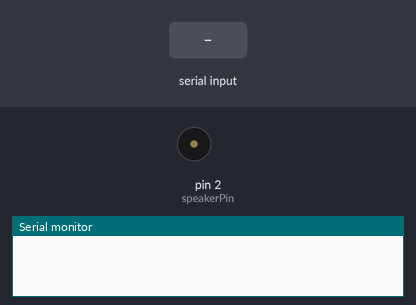
The sketch below on a simulated Arduino Uno, built with avr-gcc and run on an emulated ATmega328P. Parts: buzzer (waves = sounding), the last lines printed to the serial monitor. Inputs (shaded band) come from the test bench.

Above: at 1.2 s.
1.3 s: "LOOP_\n" received over Serial
At 1.6 s:
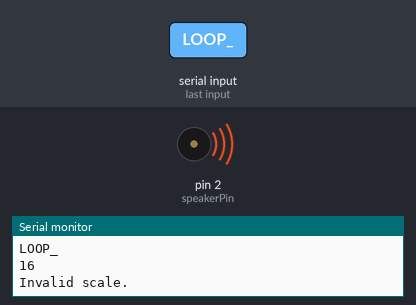
3.1 s: "pattern1\n" received over Serial
At 8.2 s:
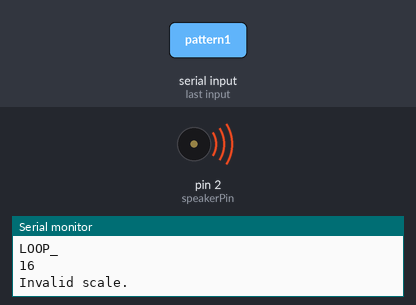
Timing chart, 0 to 12.1 s (numbered marks = the images above; inputs shaded):
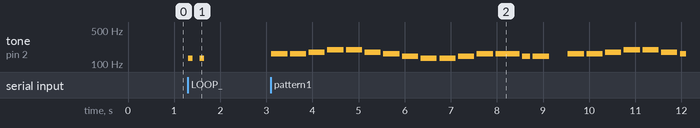

Measured:
- after the input at 1.3 s, tone on pin 2 (speakerPin): alternates 130 Hz for 0.10 s and silent for 0.15 s, 4 changes in all, then stays silent, starting at once
- after the input at 3.1 s, tone on pin 2 (speakerPin): plays 164 Hz for 0.35 s, 164 Hz for 0.35 s, 174 Hz for 0.35 s, 195 Hz for 0.35 s, 195 Hz for 0.35 s, 174 Hz for 0.35 s … (22 notes in this stretch), starting at once

The sketch:

Arduino_musicCore.ino
```cpp
#include <Arduino.h>

const int speakerPin = 2;

// スケールの名前と列挙体
const char* scaleNames[] = {
    "SCALE_G2",
    "SCALE_C3",
    // "SCALE_C_SHARP3",
    "SCALE_D3",
    "SCALE_D_SHARP3",
    "SCALE_E3",
    "SCALE_F3",
    "SCALE_F_SHARP3",
    "SCALE_G3",
    "SCALE_G_SHARP3",
    "SCALE_A3",
    "SCALE_A_SHARP3",
    "SCALE_B3",
    "SCALE_C4",
    "SCALE_D4",
    "SCALE_E4",
    "SCALE_G4",
    "SCALE_NONE"  // 追加
};

enum Scale {
    SCALE_G2,
    SCALE_C3,
    // SCALE_C_SHARP3,
    SCALE_D3,
    SCALE_D_SHARP3,
    SCALE_E3,
    SCALE_F3,
    SCALE_F_SHARP3,
    SCALE_G3,
    SCALE_G_SHARP3,
    SCALE_A3,
    SCALE_A_SHARP3,
    SCALE_B3,
    SCALE_C4,
    SCALE_D4,
    SCALE_E4,
    SCALE_G4,
    SCALE_NONE, // 追加
    SCALE_COUNT
};

const int frequencies[SCALE_COUNT] = {
    97.999, 130.813, /*138.591,*/ 146.832, 155.563, 164.814,
    174.614, 185.000, 195.998, 207.652, 220.000,
    233.082, 246.942, 261.626, 293.665, 329.628, 391.995,
    0 // SCALE_NONE の周波数は0に設定
};

void setup() {
    pinMode(speakerPin, OUTPUT);
    Serial.begin(9600);
}

void Sound(Scale scale, int length) {
    if (scale == SCALE_NONE) {
        delay(length); // 無音で指定された長さだけ待つ
        return; // 音を鳴らさない
    }
    int frequency = frequencies[scale];
    tone(speakerPin, frequency, length);
    delay(length + 50); // 音が鳴った後に少し待つ
}

void playPattern(const Scale* pattern, const int* lengths, int patternLength) {
    for (int i = 0; i < patternLength; i++) {
        Sound(pattern[i], lengths[i]);
        delay(5); // 各音の間に少しの間隔を置く
    }
}

bool isPlaying = false;

void playLoop(String arg) {

  Scale scale = SCALE_NONE;

  // 引数の文字列に基づいてスケールを設定
  for (int i = 0; i < SCALE_COUNT; i++) {
      if (arg == scaleNames[i]) {
          scale = static_cast<Scale>(i);
          break;
      }
  }

  Serial.println(scale);
  // tone関数で音を鳴らす
  if (scale != SCALE_NONE) {
      int frequency = frequencies[scale]; // 対応する周波数を取得
      // Serial.println(isPlaying);
      while (isPlaying) {
        // Serial.println(frequency);
        tone(speakerPin, frequency);
        String command = Serial.readStringUntil('\n');
        command.trim();
        if (command == "STOP") {
          // Serial.println("STOP");
          isPlaying = false;
          noTone(speakerPin);
          return;
        };
      };
  } else {
      Serial.println("Invalid scale.");
      Sound(SCALE_C3, 100);
      delay(100);
      Sound(SCALE_C3, 100);
  }
};

void loop() {
    if (Serial.available()) {
        String command = Serial.readStringUntil('\n');
        command.trim();
        if (command.indexOf("LOOP_") == 0) {
          String argument = command.substring(5);
          isPlaying = true;
          Serial.println(command);
          playLoop(argument);
        };

        // 鍵盤の音を再生
        int commaIndex = command.indexOf(',');
        if (commaIndex != -1) {
            String note = command.substring(0, commaIndex);
            int length = command.substring(commaIndex + 1).toInt();

            for (int i = 0; i < SCALE_COUNT; i++) {
                if (note == scaleNames[i]) {
                    Sound((Scale)i, length);
                    break;
                }
            }
        } else if (command == "pattern1") {
            const Scale pattern1[] = {
                SCALE_E3, SCALE_E3, SCALE_F3, SCALE_G3, SCALE_G3, SCALE_F3, SCALE_E3, SCALE_D3,
                SCALE_C3, SCALE_C3, SCALE_D3, SCALE_E3, SCALE_E3, SCALE_D3, SCALE_D3, SCALE_NONE,
                SCALE_E3, SCALE_E3, SCALE_F3, SCALE_G3, SCALE_G3, SCALE_F3, SCALE_E3, SCALE_D3,
                SCALE_C3, SCALE_C3, SCALE_D3, SCALE_E3, SCALE_D3, SCALE_C3, SCALE_C3, SCALE_NONE,
                SCALE_D3, SCALE_D3, SCALE_E3, SCALE_C3, SCALE_D3, SCALE_E3, SCALE_F3, SCALE_E3, SCALE_C3,
                SCALE_D3, SCALE_E3, SCALE_F3, SCALE_E3, SCALE_D3, SCALE_C3, SCALE_D3, SCALE_G2,
                SCALE_E3, SCALE_E3, SCALE_F3, SCALE_G3, SCALE_G3, SCALE_F3, SCALE_E3, SCALE_D3,
                SCALE_C3, SCALE_C3, SCALE_D3, SCALE_E3, SCALE_D3, SCALE_C3, SCALE_C3, SCALE_NONE,
            };
            const int lengths1[] = {
              350, 350, 350, 350, 350, 350, 350, 350,
              350, 350, 350, 350, 525, 175, 350, 350,
              350, 350, 350, 350, 350, 350, 350, 350,
              350, 350, 350, 350, 525, 175, 350, 350,
              350, 350, 350, 350, 350, 175, 175, 350, 350,
              350, 175, 175, 350, 350, 350, 350, 393.75,
              350, 350, 350, 350, 350, 350, 350, 350,
              350, 350, 350, 350, 525, 175, 350, 350,
              };
            playPattern(pattern1, lengths1, sizeof(pattern1) / sizeof(pattern1[0]));
        } else if (command == "pattern2") {
            const Scale pattern2[] = {
                SCALE_D3, SCALE_F3, SCALE_G3, SCALE_G3, SCALE_A3, SCALE_A3, SCALE_NONE, // 7
                SCALE_A3, SCALE_C4, SCALE_D4, SCALE_G3, SCALE_F3, SCALE_A3, SCALE_NONE, // 7
                SCALE_D3, SCALE_F3, SCALE_G3, SCALE_G3, SCALE_A3, SCALE_A3, SCALE_NONE, // 7
                SCALE_A3, SCALE_A_SHARP3, SCALE_A3, SCALE_G3, SCALE_F3, SCALE_F3, SCALE_NONE, // 7
                SCALE_D3, SCALE_F3, SCALE_G3, SCALE_G3, SCALE_A3, SCALE_A3, SCALE_NONE, // 7
                SCALE_A3, SCALE_C4, SCALE_D4, SCALE_G3, SCALE_F3, SCALE_G3, SCALE_NONE, // 7
                SCALE_D3, SCALE_F3, SCALE_A_SHARP3, SCALE_A3, SCALE_G3, SCALE_F3, SCALE_G3, SCALE_A3, SCALE_E3, SCALE_C3, SCALE_D3, SCALE_NONE,
                SCALE_D3, SCALE_F3, SCALE_G3, SCALE_G3, SCALE_A3, SCALE_A3, SCALE_NONE,
                SCALE_A3, SCALE_C4, SCALE_D4, SCALE_G3, SCALE_F3, SCALE_A3, SCALE_NONE,
                SCALE_D3, SCALE_F3, SCALE_G3, SCALE_G3, SCALE_A3, SCALE_A3, SCALE_NONE,
                SCALE_A3, SCALE_A_SHARP3, SCALE_A3, SCALE_G3, SCALE_F3, SCALE_F3, SCALE_NONE,
                SCALE_D3, SCALE_F3, SCALE_G3, SCALE_G3, SCALE_A3, SCALE_A3, SCALE_NONE,
                SCALE_A3, SCALE_C4, SCALE_D4, SCALE_G3, SCALE_F3, SCALE_A3, SCALE_NONE,
                SCALE_D3, SCALE_F3, SCALE_A_SHARP3, SCALE_A3, SCALE_G3, SCALE_F3, SCALE_G3, SCALE_F3, SCALE_A3, SCALE_C4, SCALE_D4
            };
            const int lengths2[] = {
              133.33, 133.33, 233.33, 233.33, 133.33, 266.67, 133.33,
              133.33, 133.33, 133.33, 133.33, 133.33, 133.33, 133.33,
              133.33, 133.33, 233.33, 233.33, 133.33, 266.67, 133.33,
              133.33, 133.33, 133.33, 133.33, 133.33, 133.33, 133.33,
              133.33, 133.33, 233.33, 233.33, 133.33, 266.67, 133.33,
              133.33, 133.33, 133.33, 133.33, 133.33, 133.33, 133.33,
              133.33, 133.33, 300, 300, 300, 300, 133.33, 133.33, 133.33, 133.33, 133.33, 166.67,
              133.33, 133.33, 233.33, 233.33, 133.33, 266.67, 133.33,
              133.33, 133.33, 133.33, 133.33, 133.33, 133.33, 133.33,
              133.33, 133.33, 233.33, 233.33, 133.33, 266.67, 133.33,
              133.33, 133.33, 133.33, 133.33, 133.33, 266.67, 16.67,
              133.33, 133.33, 233.33, 233.33, 133.33, 266.67, 133.33,
              133.33, 133.33, 133.33, 133.33, 133.33, 133.33, 133.33,
              133.33, 133.33, 300, 300, 300, 300, 133.33, 133.33, 133.33, 133.33, 533.33
            };
            playPattern(pattern2, lengths2, sizeof(pattern2) / sizeof(pattern2[0]));
        } else if (command == "pattern3") {
            const Scale pattern3[] = {
                // SCALE_D3, SCALE_G3, SCALE_C3, SCALE_B3, SCALE_G4, SCALE_NONE,
                SCALE_B3, SCALE_G3, SCALE_G3, SCALE_B3, SCALE_G3, SCALE_G3, SCALE_E3, SCALE_G3, SCALE_E4, SCALE_D4, SCALE_A_SHARP3, SCALE_A3, SCALE_G3, SCALE_A3, SCALE_G3, SCALE_NONE,

                // SCALE_C4, SCALE_A3, SCA              // SCALE_D3, SCALE_G3, SCALE_D3, SCALE_G3, SCALE_A3, SCALE_B3, SCALE_C4, SCALE_D4, SCALE_B3, SCALE_A3, SCALE_G3, SCALE_B3, SCALE_NONE,
                // SCALE_B3, SCALE_G3, SCALE_G3, SCALE_B3, SCALE_G3, SCALE_E3, SCALE_G3, SCALE_E4, SCALE_D4, SCALE_A_SHARP3, SCALE_A3, SCALE_G3, SCALE_A3, SCALE_G3, SCALE_NONE,
                // SCALE_B3, SCALE_C4, SCALE_C4, SCALE_B3, SCALE_C4,LE_E3, SCALE_D4, SCALE_B3, SCALE_D4, SCALE_D4, SCALE_E3,
                // SCALE_B3, SCALE_G3, SCALE_G3, SCALE_B3, SCALE_G3, SCALE_G3, SCALE_E3, SCALE_E3, SCALE_G3, SCALE_E3, SCALE_D4, SCALE_B3, SCALE_A3, SCALE_G3, SCALE_A3, SCALE_G3, SCALE_NONE,
                // SCALE_D3, SCALE_G3, SCALE_D3, SCALE_G3, SCALE_A3, SCALE_B3, SCALE_C4, SCALE_D4, SCALE_B3, SCALE_A3, SCALE_G3, SCALE_B3, SCALE_NONE,
                // SCALE_B3, SCALE_G3, SCALE_G3, SCALE_B3, SCALE_G3, SCALE_G3, SCALE_E3, SCALE_G3, SCALE_E3, SCALE_D4, SCALE_B3, SCALE_A3, SCALE_G3, SCALE_A3, SCALE_G3, SCALE_NONE,
                // SCALE_G3, SCALE_D3, SCALE_G3, SCALE_D3, SCALE_D3, SCALE_G3, SCALE_G3, SCALE_G3, SCALE_G3, SCALE_G3, SCALE_G3, SCALE_G3, SCALE_G3, SCALE_D4, SCALE_E3, SCALE_D4, SCALE_D4, SCALE_NONE,
                // SCALE_G3, SCALE_NONE, SCALE_D3, SCALE_G3, SCALE_G3, SCALE_D3, SCALE_G3, SCALE_G3, SCALE_D3, SCALE_F3, SCALE_F3, SCALE_F3, SCALE_G3, SCALE_A3, SCALE_G3, SCALE_G3
            };
            const int lengths3[] = {
              // 200, 200, 200, 400, 50, 200,
              100, 50, 50, 100, 50, 50, 100, 100, 100, 200, 50, 50, 50, 200, 100, 100,
              // 100, 100, 100, 100, 100, 100, 100, 100, 100, 100, 100, 400, 200,
              // 100, 50, 50, 50, 100, 100, 100, 100, 200, 50, 50, 100, 200, 100, 100,
              // 100, 100, 100, 100, 100, 200, 100, 100, 200, 100, 200,
              // 50,25,25,50,25,25,25,25,50,50,100,25,25,25,100,50,50,
              // 50,50,50,50,50,50,50,50,50,50,50,200,100,
              // 50,25,25,50,25,25,50,50,50,100,25,25,25,100,50,50,
              // 25,50,25,25,25,25,50,50,50,50,50,50,50,50,50,50,50,
              // 25,25,50,50,50,50,50,50,50,50,50,50,50,50,50,
            };
            playPattern(pattern3, lengths3, sizeof(pattern3) / sizeof(pattern3[0]));
        }
    }
}
```
